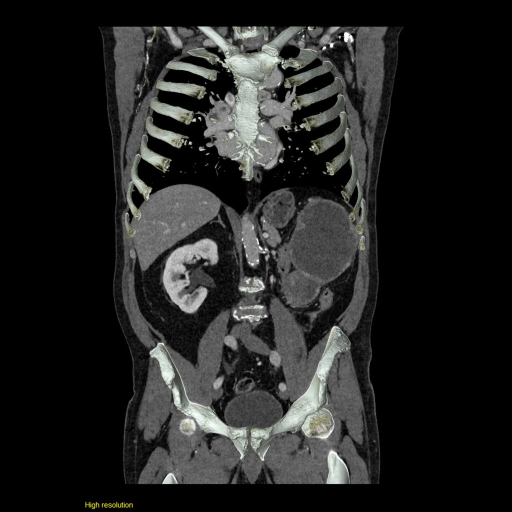
#> input picture example2.jpg, 1024 x 1024 px (shown at 1/2 size)
$ python example2.py
#> lines starting #> are read from the running program, lines starting #| are printed output that depends on the picture
import cv2
import numpy as np
import matplotlib.pyplot as plt
import matplotlib.gridspec as gridspec

# Función para mostrar imagen
def show_image(img, title, position):
    plt.subplot(position)
    plt.imshow(img, cmap='gray')
    plt.title(title)
    plt.axis('off')

# Función para mostrar histograma con título específico
def show_histogram(img, title, position):
    plt.subplot(position)
    plt.hist(img.ravel(), 256, [0, 256])
    plt.title(f"Histograma de {title}")
    plt.xlim([0, 256])
    plt.ylim([0, 15000])  # Establecer el límite en el eje y

# Cargar la imagen en escala de grises
image_path = "example2.jpg"
img_gray = cv2.imread(image_path, cv2.IMREAD_GRAYSCALE)
#> img_gray: shape (1024, 1024); min 0, max 255, mean 35

if img_gray is None:
    print(f"Error: No se pudo cargar la imagen desde {image_path}")
else:
    # Saturar valores de gris por encima de 150
    img_high_saturation = img_gray.copy()
    img_high_saturation[img_high_saturation > 150] = 255
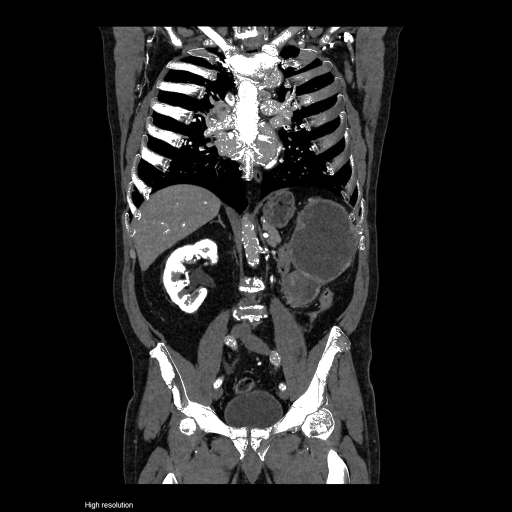
#> img_high_saturation: shape (1024, 1024) (shown at 1/2 size); min 0, max 255, mean 38.4

    # Saturar valores de gris por debajo de 100
    img_low_saturation = img_gray.copy()
    img_low_saturation[img_low_saturation < 100] = 0
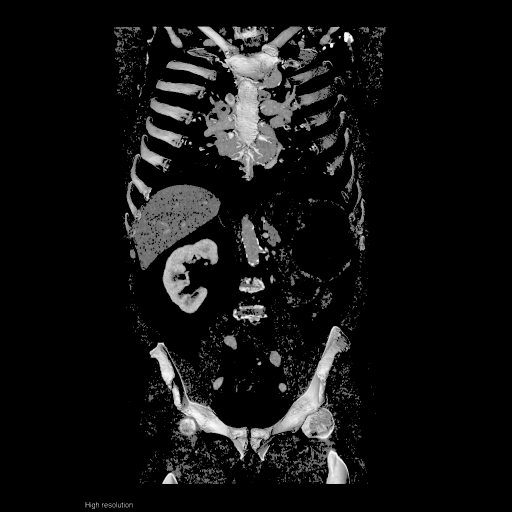
#> img_low_saturation: shape (1024, 1024) (shown at 1/2 size); min 0, max 255, mean 18.9

    # Aplicar ecualización del histograma a la imagen original
    img_eq = cv2.equalizeHist(img_gray)
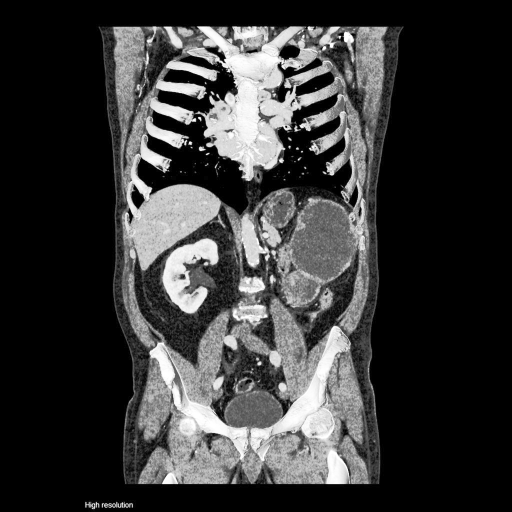
#> img_eq: shape (1024, 1024) (shown at 1/2 size); min 0, max 255, mean 55.5

    # Crear la figura para las imágenes
    plt.figure(figsize=(10, 7))

    # Crear un objeto gridspec para las imágenes
    gs_images = gridspec.GridSpec(2, 2)

    # Mostrar las imágenes
    show_image(img_gray, "Imagen Original", gs_images[0, 0])
    show_image(img_high_saturation, "Saturada (Valores > 150)", gs_images[0, 1])
    show_image(img_low_saturation, "Saturada (Valores < 100)", gs_images[1, 0])
    show_image(img_eq, "Imagen Ecualizada", gs_images[1, 1])

    # Ajustar el layout de las imágenes
    plt.tight_layout()
    plt.show(block=False)  # Mostrar la figura de imágenes sin bloquear
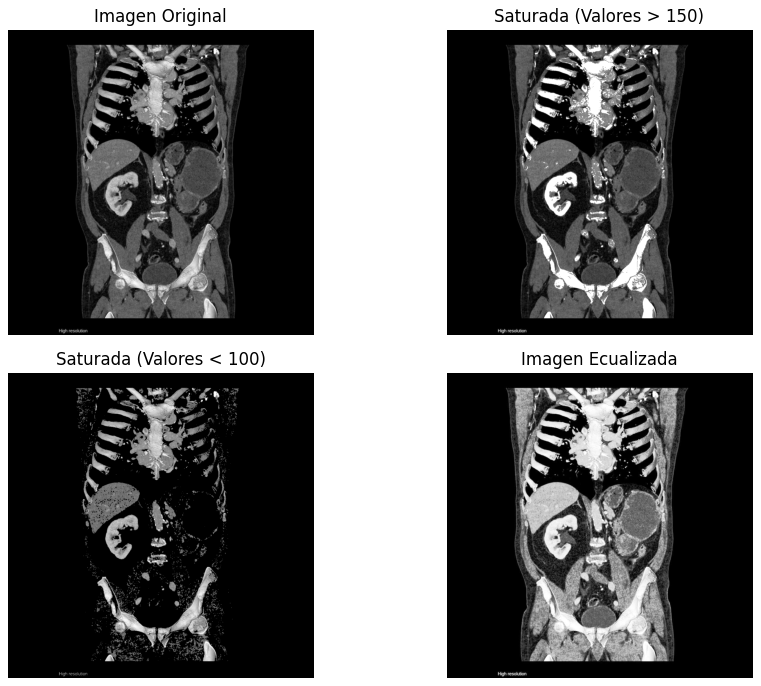
#> figure drawn by matplotlib, 4 panels

    # Crear la figura para los histogramas
    plt.figure(figsize=(10, 7))

    # Crear un objeto gridspec para los histogramas
    gs_histograms = gridspec.GridSpec(2, 2)

    # Mostrar los histogramas
    show_histogram(img_gray, "Imagen Original", gs_histograms[0, 0])
    show_histogram(img_high_saturation, "Saturada (Valores > 150)", gs_histograms[0, 1])
    show_histogram(img_low_saturation, "Saturada (Valores < 100)", gs_histograms[1, 0])
    show_histogram(img_eq, "Imagen Ecualizada", gs_histograms[1, 1])

    # Ajustar el layout de los histogramas
    plt.tight_layout()
    plt.show()  # Mostrar la figura de histogramas
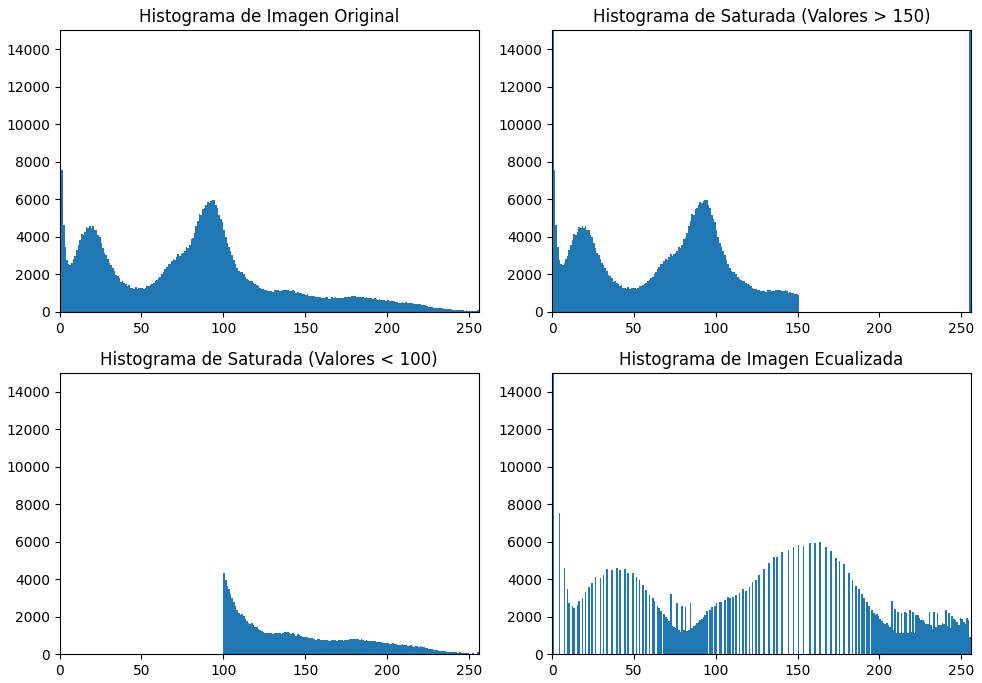
#> figure drawn by matplotlib, 4 panels; panel 1: tallest bar 595301 high, from x = 0 to 1; panel 2: tallest bar 595301 high, from x = 0 to 1; panel 3: tallest bar 911833 high, from x = 0 to 1; panel 4: tallest bar 595301 high, from x = 0 to 1

$ run again, with example1.jpg copied over example2.jpg
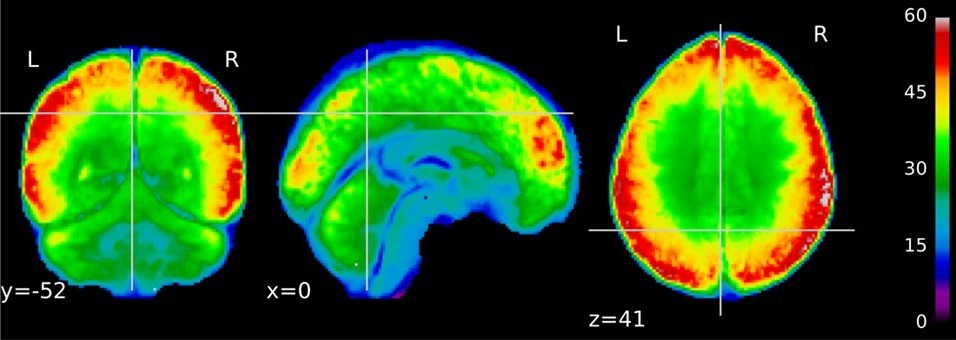
#> input picture example1.jpg, 956 x 340 px
#> img_high_saturation: shape (340, 956); min 0, max 255, mean 74.3
#> `img_low_saturation[img_low_saturation < 100] = 0`:
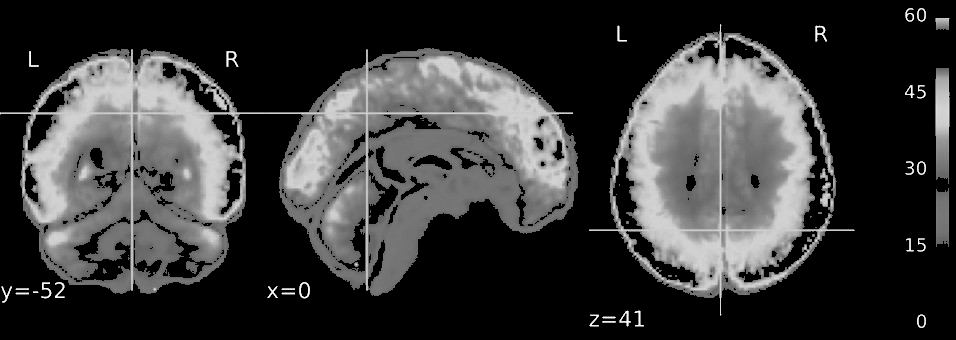
#> img_low_saturation: shape (340, 956); min 0, max 255, mean 57.4
#> `plt.show()`:
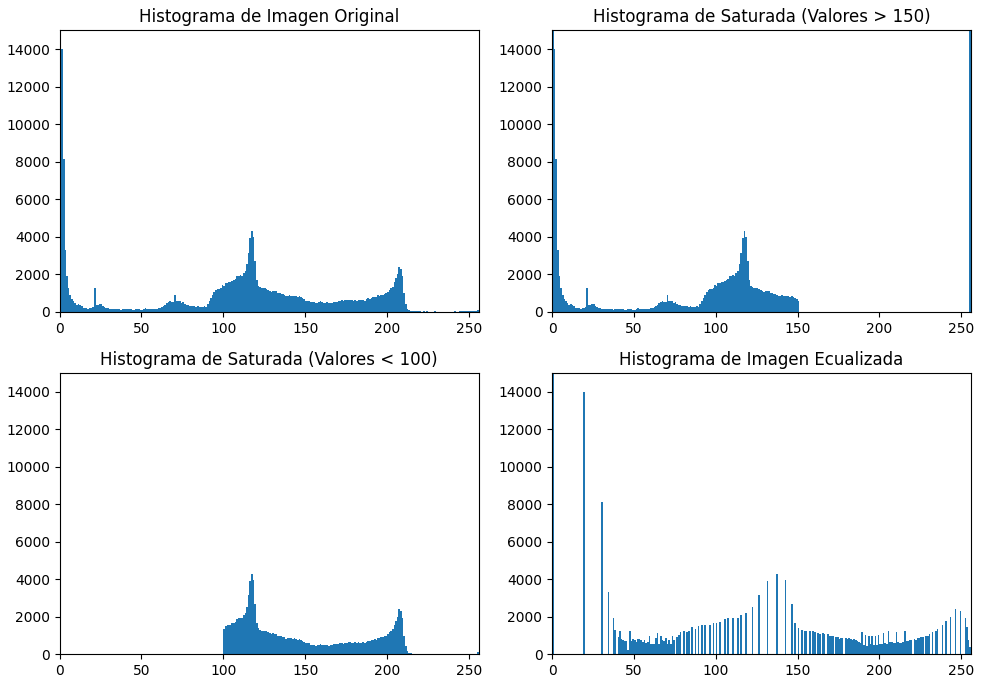
#> figure drawn by matplotlib, 4 panels; panel 1: tallest bar 135079 high, from x = 0 to 1; panel 2: tallest bar 135079 high, from x = 0 to 1; panel 3: tallest bar 198666 high, from x = 0 to 1; panel 4: tallest bar 135079 high, from x = 0 to 1
